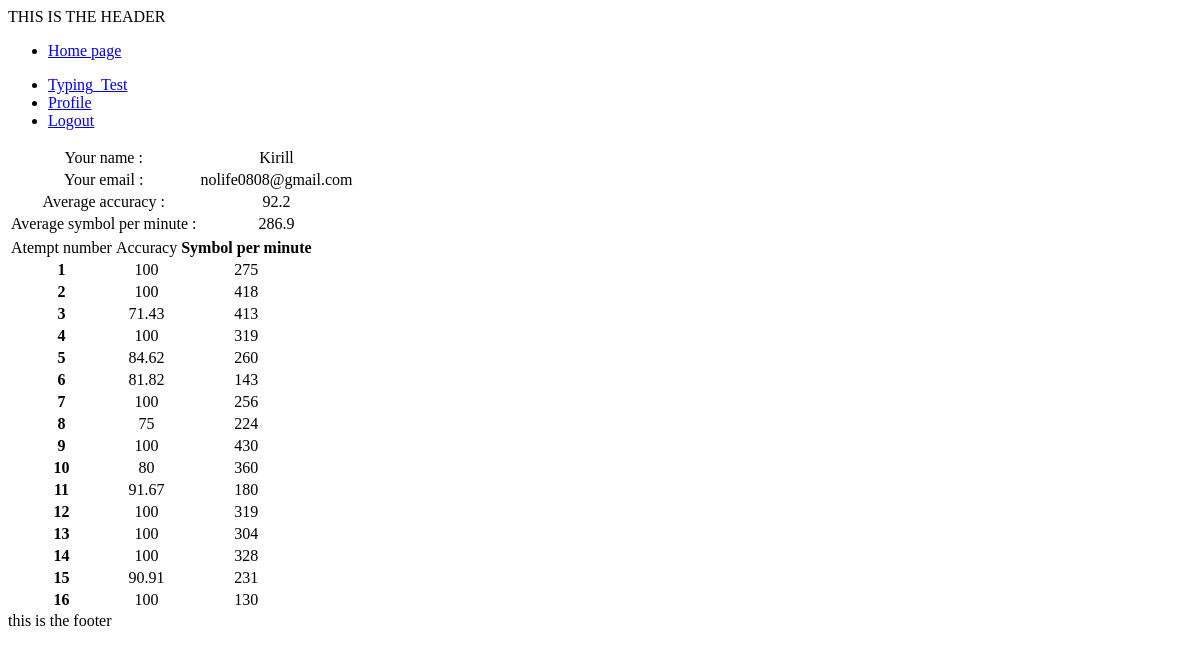
Screenshot of /profile (signed in) with the database file from the repository.
### application/models.py (models this page shows)
class User(Base, UserMixin):
    __tablename__= 'users'
    id = sqla.Column(sqla.Integer, primary_key=True, autoincrement=True)
    name = sqla.Column(sqla.String(100),nullable=False)
    email = sqla.Column(sqla.String, nullable=False, unique=True)
    password = sqla.Column(sqla.String(150), nullable=False)
    date_created = sqla.Column(sqla.String, default=datetime.now().astimezone())
    symbol_p_minute = sqla.Column(sqla.String, default=None)
    accuracy = sqla.Column(sqla.String, default=None)

### application/blueprints.py (the view)
@user_profile_bp.route('/profile', methods=['GET','POST'])
@login_required
def profile():
    user = get_user_by_email(current_user.email)
    avg_accuracy = [float(i) for i in user.accuracy.split()]
    avg_accuracy = round(sum(avg_accuracy)/len(avg_accuracy),1)
    avg_symbol_p_minute = [float(i) for i in user.symbol_p_minute.split()]
    avg_symbol_p_minute = round(sum(avg_symbol_p_minute)/len(avg_symbol_p_minute),1)
    return render_template('profile.html', user = user, avg_accuracy = avg_accuracy,avg_symbol_p_minute= avg_symbol_p_minute)

### application/__init__.py (called while the page is built)
def create_app(test_config=None):
    app = Flask(__name__, instance_relative_config=True)
    app.register_blueprint(auth_bp)
    app.register_blueprint(user_profile_bp)
    app.register_blueprint(views)
    app.register_blueprint(admin_bp)
    from .database import  init_db
    app.config.from_mapping(
        SECRET_KEY='dev',
        DATABASE=os.path.join(app.instance_path, 'application.sqlite'))
    if test_config is None:
        app.config.from_pyfile('config.py', silent=True)
    else:
        app.config.from_mapping(test_config)
    try:
        os.makedirs(app.instance_path)
    except OSError:
        pass
    init_db()
    login_manager = LoginManager()
    login_manager.init_app(app)
    @login_manager.user_loader
    def load_user(user_id:str):
        return get_user(user_id)
    return app

### application/database.py (called while the page is built)
def session_decorator(func):
    with Session(engine) as session:
        def session_wrapper(*args):
            return func(*args,session)
    return session_wrapper

@session_decorator
def get_user(id:str,session):
    return session.get(User, id)

@session_decorator
def get_user_by_email(email:str,session):
    user = session.scalars(sqla.select(User).where(User.email == email)).first()
    return user

### application/templates/profile.html (shortened to what this page needs)
{%extends 'base.html'%}
{%block main_content%}
<table >
    <tbody>
        <tr>
        <td>Your name :</td>
        <td>{{user.name}}</td>
        </tr>
        <tr>
            <td>Your email :</td>
            <td>{{user.email}}</td>
        </tr>
        <tr>
            <td>Average accuracy :</td>
            <td>{{avg_accuracy}}</td>
        <tr>
            <td>Average symbol per minute :</td>
            <td>{{avg_symbol_p_minute}}</td>
        </tr>
    </tbody>
</table>
<table class="striped">
    <tbody>
        <tr>
            <td scope="col">Atempt number</th>
            <td scope="col">Accuracy</th>
            <th scope="col">Symbol per minute</th>
          </tr>
    {% for i in range(user.accuracy.split()|count)%}
      <tr>
        <th scope="row">{{i+1}}</th>
        <td>{{user.accuracy.split()[i]}}</td>
        <td>{{user.symbol_p_minute.split()[i]}}</td>
      </tr>
    {%endfor%}
    </tbody>
  </table>
{%endblock%}

### application/templates/base.html (shortened to what this page needs)
<!DOCTYPE html>
<html lang="en">
<head>
    <link rel="stylesheet" href="https://cdn.jsdelivr.net/npm/@picocss/pico@2/css/pico.red.min.css"/>
    <link rel="stylesheet" type="text/css" href="{{url_for('static',filename='css/styles.css')}}">
</head>
<header>THIS IS THE HEADER</header>
<body>
<main class="container">
    <nav>
        <ul>
          <li><a href="/">Home page</a></li>
        </ul>
        <ul>
          <li><a href="/typing_test">Typing_Test</a></li>
          {% if current_user.is_authenticated%}
          <li><a href="/profile">Profile</a></li>
          <li><a href="/logout">Logout</a></li>
          {%endif%}
        </ul>
      </nav>
    {% block main_content %}{%endblock%}
</main>
</body>
<footer>this is the footer</footer>
</html>

### application/static/css/styles.css (style rules this page uses)
:root { --pico-primary-background: #d24317; --pico-font-size: 1.5rem; }
table tr,table th,table td { text-align: center; }

### rows the page displays
User: name "Kirill", email "nolife0808@gmail.com", accuracy "100" "100" "71.43" "100" "84.62" "81.82" "100" "75" "100" "80" "91.67" "100" "100" "100" "90.91" "100", symbol_p_minute "275" "418" "413" "319" "260" "143" "256" "224" "430" "360" "180" "319" "304" "328" "231" "130"

### other values shown
{{ avg_accuracy }} "92.2"
{{ avg_symbol_p_minute }} "286.9"
{{ i+1 }} "1" "2" "3" "4" "5" "6" "7" "8" "9" "10" "11" "12" "13" "14" "15" "16"
